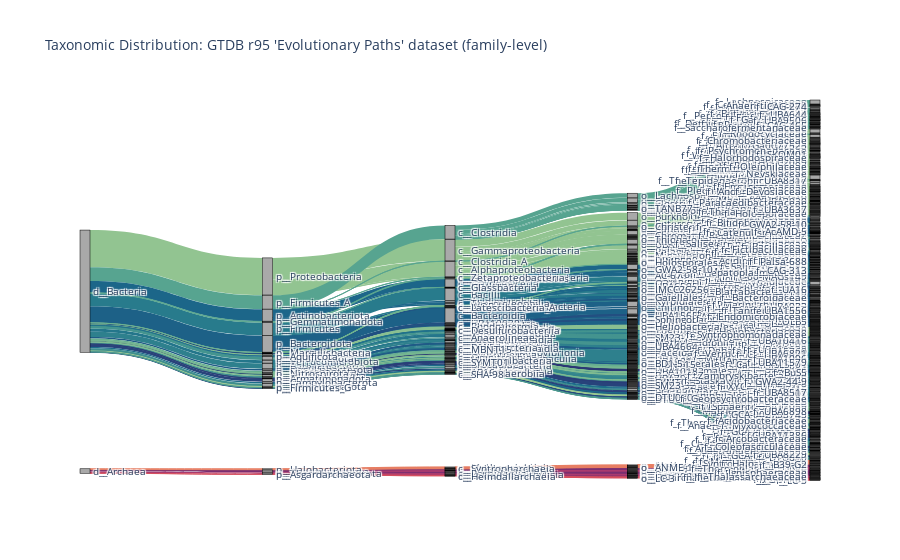

The code cell stored with this chart in its notebook:
### Code cell
title = "Taxonomic Distribution: GTDB r95 'Evolutionary Paths' dataset (family-level)"
fig = lineages_to_flow(title, all_lineages, stop_rank="family")
fig.write_html('gtdb95-evolpaths-taxonomysankey.family.html', auto_open=True)
fig.show()

### Figure 1 — Plotly figure (JSON) as saved in the notebook; plotly's stock layout.template omitted (floating-point values rounded to 4 significant figures; data arrays with more than 128 entries replaced by an {"elided": "..."} marker saying what was removed)
{"data": [{"link": {"color": {"elided": "1290 str values"}, "label": {"elided": "1290 str values"}, "source": {"elided": "1290 int values"}, "target": {"elided": "1290 int values"}, "value": {"elided": "1290 int values"}}, "node": {"color": "darkgrey", "label": {"elided": "1292 str values"}, "line": {"color": "black", "width": 0.5}, "pad": 15, "thickness": 10}, "type": "sankey"}], "layout": {"autosize": true, "font": {"size": 10}, "title": {"text": "Taxonomic Distribution: GTDB r95 'Evolutionary Paths' dataset (family-level)"}}}
